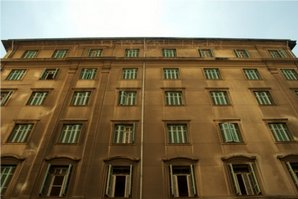
//> input picture Older projects/HoughLines/pic1.png, 298 x 199 px
$ ./HoughLines   (built with g++ and OpenCV 4)
//> lines starting //> are read from the running program, lines starting //| are printed output that depends on the picture; after the words box and inside, x2 and y2 are one past the last pixel; in counts of white or black regions, pixels touching at a corner belong together
#include <opencv2/core/core.hpp>
#include <opencv2/highgui/highgui.hpp>
#include <cv.h>
#include <iostream>
//#include <opencv2/imgproc/imgproc.hpp>


using namespace cv;
using namespace std;

static void help()
{
    cout << "\nThis program demonstrates line finding with the Hough transform.\n"
            "Usage:\n"
            "./HoughLines <image_name>, Default is pic1.png\n" << endl;
}

int main(int argc, char** argv)
{
    const char* filename = argc >= 2 ? argv[1] : "pic1.png";

    Mat src = imread(filename, 0);
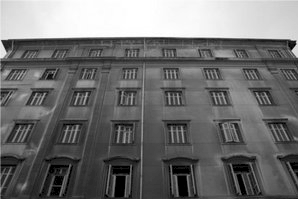
//> src: 199 rows x 298 cols, CV_8UC1; min 0, max 255, mean 111.6
    if(src.empty())
    {
        help();
        cout << "can not open " << filename << endl;
        return -1;
    }

    Mat dst, cdst;
    Canny(src, dst, 50, 200, 3);
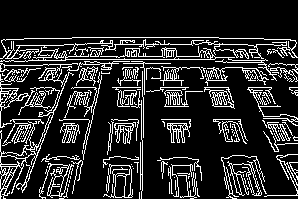
//> dst: 199 rows x 298 cols, CV_8UC1; 16.3% white in thin lines or dots, all inside (x1, y1, x2, y2) = (0, 37, 298, 199)
    cvtColor(dst, cdst, COLOR_GRAY2BGR);

#if 0
    vector<Vec2f> lines;
    HoughLines(dst, lines, 1, CV_PI/180, 100, 0, 0 );

    for( size_t i = 0; i < lines.size(); i++ )
    {
        float rho = lines[i][0], theta = lines[i][1];
        Point pt1, pt2;
        double a = cos(theta), b = sin(theta);
        double x0 = a*rho, y0 = b*rho;
        pt1.x = cvRound(x0 + 1000*(-b));
        pt1.y = cvRound(y0 + 1000*(a));
        pt2.x = cvRound(x0 - 1000*(-b));
        pt2.y = cvRound(y0 - 1000*(a));
        line( cdst, pt1, pt2, Scalar(0,0,255), 3, CV_AA);
    }
#else
    vector<Vec4i> lines;
    HoughLinesP(dst, lines, 1, CV_PI/180, 50, 50, 10 );
//> lines = 38 lines (x1, y1, x2, y2), first 8: [112, 44, 295, 44], [51, 56, 214, 56], [72, 37, 218, 37], [157, 59, 267, 60], [12, 119, 92, 119], [25, 60, 116, 59], [44, 71, 110, 69], [0, 94, 61, 93]
    for( size_t i = 0; i < lines.size(); i++ )
    {
        Vec4i l = lines[i];
        line( cdst, Point(l[0], l[1]), Point(l[2], l[3]), Scalar(0,0,255), 3, CV_AA);
    }
//> this loop made 38 passes
//> l on passes 1 to 12: [112, 44, 295, 44], [51, 56, 214, 56], [72, 37, 218, 37], [157, 59, 267, 60], [12, 119, 92, 119], [25, 60, 116, 59], [44, 71, 110, 69], [0, 94, 61, 93], [123, 67, 242, 67], [141, 198, 142, 140], [3, 46, 164, 41], [38, 50, 139, 50]
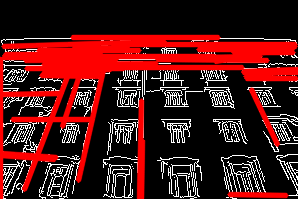
//> cdst: 199 rows x 298 cols, CV_8UC3; mean B, G, R 25, 25, 81.1
#endif
    imshow("source", src);
    imshow("detected lines", cdst);

    waitKey();

    return 0;
}
